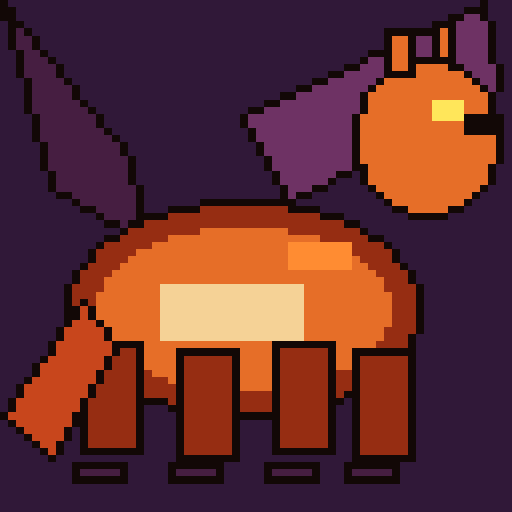
#> input picture assets/pixels/_studio/dragon/adult/001_raw.png, 512 x 512 px
$ python repurpose.py --src ../../assets/pixels/_studio/dragon/adult/001_raw.png --out out.png --mode bg
#> lines starting #> are read from the running program, lines starting #| are printed output that depends on the picture
"""AI 资产转制工具 v0.1 —— 演示转制流程：概念图 -> 游戏资产形态"""
import argparse, os, math
from PIL import Image, ImageFilter, ImageEnhance, ImageDraw

TARGET_BG  = (111, 211, 231)   # ART_GUIDE 硅基青 #6FD3E7
TARGET_HI  = (245, 249, 255)   # #F5F9FF

def clamp(v): return max(0, min(255, int(v)))

def calibrate(img, amount):
    """校色闸：像素向硅基色板拉拢 amount(0-1)，保持亮度结构"""
    px = img.load(); w, h = img.size
    for y in range(h):
        for x in range(w):
            r, g, b = px[x, y][:3]
            lum = 0.299*r + 0.587*g + 0.114*b
            r2 = clamp(r + (TARGET_BG[0]-r)*amount)
            g2 = clamp(g + (TARGET_BG[1]-g)*amount)
            b2 = clamp(b + (TARGET_BG[2]-b)*amount)
            # 高光区向白
            if lum > 200:
                r2 = clamp(r2 + (TARGET_HI[0]-r2)*0.4)
                g2 = clamp(g2 + (TARGET_HI[1]-g2)*0.4)
                b2 = clamp(b2 + (TARGET_HI[2]-b2)*0.4)
            a = px[x, y][3] if len(px[x, y]) == 4 else 255
            px[x, y] = (r2, g2, b2, a)
    return img

def bg_mode(src, out, cal=0.15):
#> called with out = 'out.png', cal = 0.15
    im = Image.open(src).convert("RGB")
#> im is the input picture: PIL image 512x512 RGB; mean R, G, B 97.6, 46.4, 47.9
    # 压暗 + 降饱和 + 轻微模糊：远景板，不干扰 HUD/路径可读性
    im = ImageEnhance.Brightness(im).enhance(0.55)
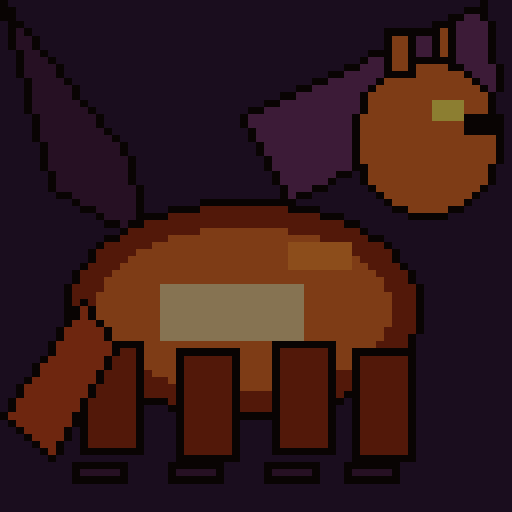
#> im: PIL image 512x512 RGB; mean R, G, B 53.2, 25.2, 25.7
    im = ImageEnhance.Color(im).enhance(0.8)
    im = im.filter(ImageFilter.GaussianBlur(1.2))
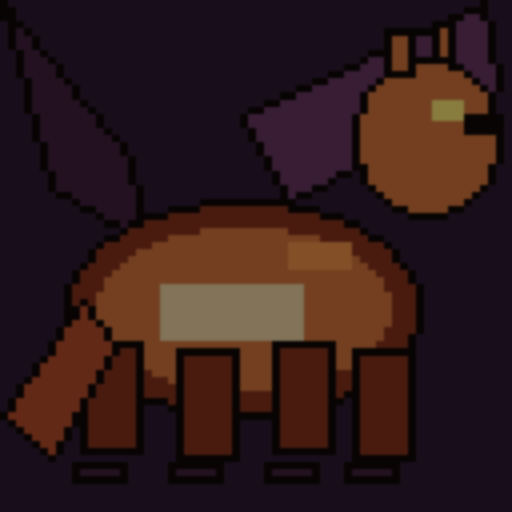
#> im: PIL image 512x512 RGB; mean R, G, B 48.7, 26.6, 26.8
    im = calibrate(im, cal)
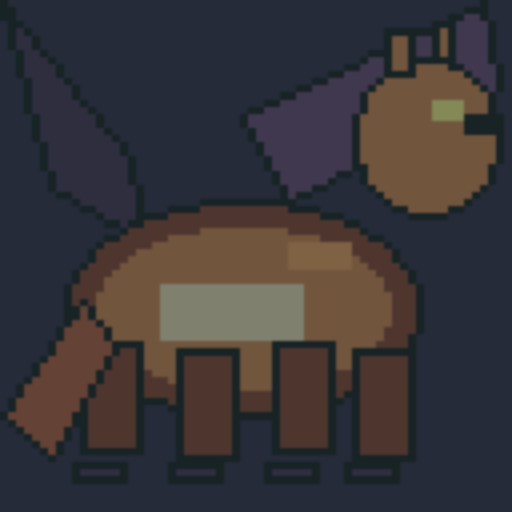
#> im: PIL image 512x512 RGB; mean R, G, B 57.8, 53.8, 56.8
    # 等比到 1920 宽
    w, h = im.size
#> w = 512; h = 512
    nw = 1920; nh = int(h * nw / w)
#> after `nh = int(h * nw / w)`: nh = 1920
    im = im.resize((nw, nh), Image.LANCZOS)
#> im: PIL image 1920x1920 RGB
    im.save(out, optimize=True)

def unit_mode(src, out, size=128, cal=0.35, show=4):
    im = Image.open(src).convert("RGB")
    w, h = im.size
    # 主体区：中心 55% 正方形裁剪（单位特写）
    side = int(min(w, h) * 0.55)
    left = (w - side)//2; top = int(h*0.18)  # 略偏上取主体
    im = im.crop((left, top, left+side, top+side))
    im = calibrate(im, cal)
    im = im.resize((size, size), Image.LANCZOS)
    # 4x 放大预览 + 参数标注
    big = im.resize((size*show, size*show), Image.NEAREST)
    d = ImageDraw.Draw(big)
    d.text((8, 8), "SIZE=%dpx CAL=%.2f TARGET=%s" % (size, cal, "#6FD3E7"), fill=(255,255,255))
    im.save(out, optimize=True)
    big.save(out.replace(".png", "_preview4x.png"), optimize=True)

def main():
    ap = argparse.ArgumentParser()
    ap.add_argument('--src', required=True)
    ap.add_argument('--out', required=True)
    ap.add_argument('--mode', choices=['bg', 'unit'], required=True)
    ap.add_argument('--cal', type=float, default=0.15)
    a = ap.parse_args()
    os.makedirs(os.path.dirname(a.out), exist_ok=True)
    if a.mode == 'bg': bg_mode(a.src, a.out, a.cal)
    else: unit_mode(a.src, a.out, cal=a.cal)
    print('DONE ->', a.out)

if __name__ == '__main__':
    main()
